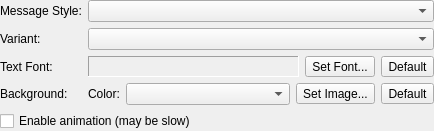
<?xml version="1.0" encoding="UTF-8"?>
<ui version="4.0">
 <class>SimpleOptionsWidgetClass</class>
 <widget class="QWidget" name="SimpleOptionsWidgetClass">
  <property name="geometry">
   <rect>
    <x>0</x>
    <y>0</y>
    <width>434</width>
    <height>125</height>
   </rect>
  </property>
  <layout class="QGridLayout" name="gridLayout">
   <property name="margin">
    <number>0</number>
   </property>
   <item row="0" column="0">
    <widget class="QLabel" name="lblMessageStyle">
     <property name="text">
      <string>Message Style:</string>
     </property>
     <property name="textFormat">
      <enum>Qt::PlainText</enum>
     </property>
     <property name="buddy">
      <cstring>cmbStyle</cstring>
     </property>
    </widget>
   </item>
   <item row="0" column="1">
    <widget class="QComboBox" name="cmbStyle">
     <property name="sizePolicy">
      <sizepolicy hsizetype="Expanding" vsizetype="Fixed">
       <horstretch>0</horstretch>
       <verstretch>0</verstretch>
      </sizepolicy>
     </property>
    </widget>
   </item>
   <item row="1" column="0">
    <widget class="QLabel" name="lblVariant">
     <property name="text">
      <string>Variant:</string>
     </property>
     <property name="textFormat">
      <enum>Qt::PlainText</enum>
     </property>
     <property name="buddy">
      <cstring>cmbVariant</cstring>
     </property>
    </widget>
   </item>
   <item row="1" column="1">
    <widget class="QComboBox" name="cmbVariant">
     <property name="sizePolicy">
      <sizepolicy hsizetype="Expanding" vsizetype="Fixed">
       <horstretch>0</horstretch>
       <verstretch>0</verstretch>
      </sizepolicy>
     </property>
    </widget>
   </item>
   <item row="2" column="0">
    <widget class="QLabel" name="lblTextFont">
     <property name="text">
      <string>Text Font:</string>
     </property>
     <property name="textFormat">
      <enum>Qt::PlainText</enum>
     </property>
    </widget>
   </item>
   <item row="2" column="1">
    <layout class="QHBoxLayout" name="horizontalLayout">
     <item>
      <widget class="QLabel" name="lblFont">
       <property name="sizePolicy">
        <sizepolicy hsizetype="Expanding" vsizetype="Preferred">
         <horstretch>0</horstretch>
         <verstretch>0</verstretch>
        </sizepolicy>
       </property>
       <property name="frameShape">
        <enum>QFrame::Panel</enum>
       </property>
       <property name="frameShadow">
        <enum>QFrame::Sunken</enum>
       </property>
       <property name="textFormat">
        <enum>Qt::PlainText</enum>
       </property>
      </widget>
     </item>
     <item>
      <widget class="QToolButton" name="tlbSetFont">
       <property name="text">
        <string>Set Font...</string>
       </property>
       <property name="toolButtonStyle">
        <enum>Qt::ToolButtonTextOnly</enum>
       </property>
      </widget>
     </item>
     <item>
      <widget class="QToolButton" name="tlbDefaultFont">
       <property name="text">
        <string>Default</string>
       </property>
      </widget>
     </item>
    </layout>
   </item>
   <item row="3" column="0">
    <widget class="QLabel" name="lblBackground">
     <property name="text">
      <string>Background:</string>
     </property>
     <property name="textFormat">
      <enum>Qt::PlainText</enum>
     </property>
    </widget>
   </item>
   <item row="3" column="1">
    <layout class="QHBoxLayout" name="horizontalLayout_2">
     <item>
      <widget class="QLabel" name="lblBackgoundColor">
       <property name="text">
        <string>Color:</string>
       </property>
       <property name="textFormat">
        <enum>Qt::PlainText</enum>
       </property>
       <property name="buddy">
        <cstring>cmbBackgoundColor</cstring>
       </property>
      </widget>
     </item>
     <item>
      <widget class="QComboBox" name="cmbBackgoundColor">
       <property name="sizePolicy">
        <sizepolicy hsizetype="Expanding" vsizetype="Fixed">
         <horstretch>0</horstretch>
         <verstretch>0</verstretch>
        </sizepolicy>
       </property>
      </widget>
     </item>
     <item>
      <widget class="QToolButton" name="tlbSetImage">
       <property name="text">
        <string>Set Image...</string>
       </property>
      </widget>
     </item>
     <item>
      <widget class="QToolButton" name="tlbDefaultImage">
       <property name="text">
        <string>Default</string>
       </property>
      </widget>
     </item>
    </layout>
   </item>
   <item row="4" column="0" colspan="2">
    <widget class="QCheckBox" name="chkEnableAnimation">
     <property name="text">
      <string>Enable animation (may be slow)</string>
     </property>
    </widget>
   </item>
  </layout>
 </widget>
 <layoutdefault spacing="6" margin="11"/>
 <resources/>
 <connections/>
</ui>
